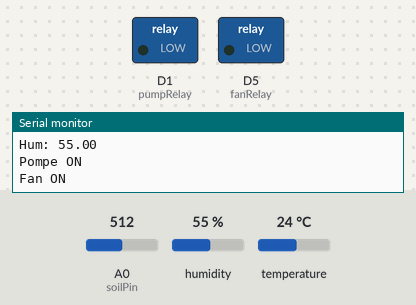
The sketch below on a simulated ESP8266 (NodeMCU). Parts: switched loads named in the sketch (green lamp = pin HIGH), the last lines printed to the serial monitor. Inputs (shaded band) come from the test bench; at power-on: temperature 24 °C, A0 (soilPin) = 512, humidity 55 %.

Above: at 3.2 s.
3.3 s: temperature set to 10.4 °C
6.0 s: temperature set to 9.4 °C
At 7.4 s:
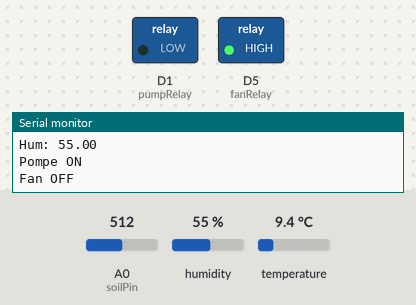
8.7 s: A0 (soilPin) set to 491
At 10.9 s:
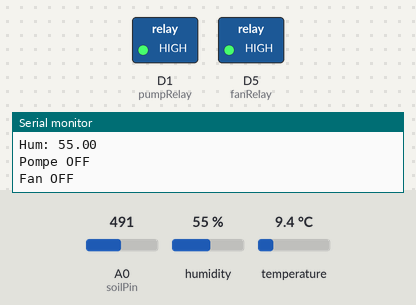
11.5 s: temperature set to 12 °C
At 12.6 s:
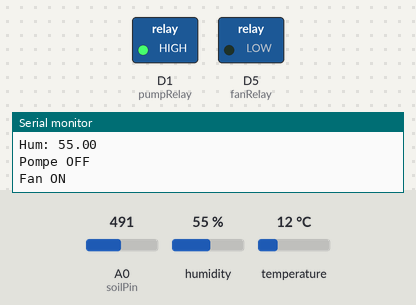
14.2 s: temperature set to 9 °C
At 17.2 s:
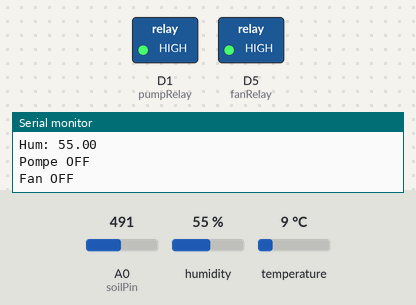
17.5 s: temperature set to 19 °C
At 19.0 s:
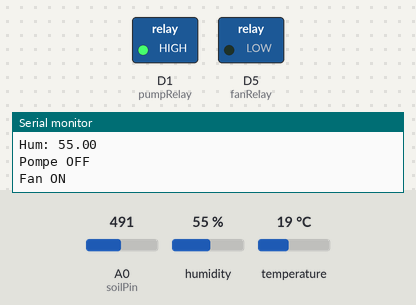
Timing chart, 0 to 20.5 s (numbered marks = the images above; inputs shaded):
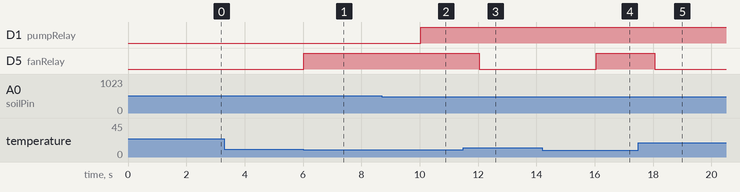

The sketch:

smart_agriculture.ino.ino
```cpp
#include <DHT.h>

#define DHTPIN D2

#define DHTTYPE DHT22

#define soilPin A0
#define pumpRelay D1
#define fanRelay D5

DHT dht(DHTPIN, DHTTYPE);

int soilValue;

void setup() {

  Serial.begin(115200);
  dht.begin();
  delay(2000);

  pinMode(pumpRelay, OUTPUT);
  pinMode(fanRelay, OUTPUT);

  digitalWrite(pumpRelay, HIGH);
  digitalWrite(fanRelay, HIGH);
}

void loop() {

  float temperature = dht.readTemperature();
  float humidity = dht.readHumidity();

  soilValue = analogRead(soilPin);

  Serial.print("Soil: ");
  Serial.println(soilValue);

  if (isnan(temperature) || isnan(humidity)) {
    Serial.println("DHT error");
  } else {

    Serial.print("Temp: ");
    Serial.println(temperature);

    Serial.print("Hum: ");
    Serial.println(humidity);

  }

  // irrigation
  if (soilValue > 500) {
    digitalWrite(pumpRelay, LOW);
    Serial.println("Pompe ON");
  } else {
    digitalWrite(pumpRelay, HIGH);
    Serial.println("Pompe OFF");
  }

  // ventilateur
  if (temperature > 10) {
    digitalWrite(fanRelay, LOW);
    Serial.println("Fan ON");
  } else {
    digitalWrite(fanRelay, HIGH);
    Serial.println("Fan OFF");
  }

  delay(2000);
}
```

Measured:
- the behaviour switches between 10.1 and 10 °C on temperature (found by bisection; images 0 and 1)
- the behaviour switches between 501 and 500 on A0 (soilPin) (found by bisection; images 1 and 2)
- after the input at 6.0 s, D5 (fanRelay): LOW → HIGH at once
- after the input at 8.7 s, D1 (pumpRelay): LOW → HIGH after 1.3 s
- after the input at 11.5 s, D5 (fanRelay): HIGH → LOW after 0.53 s
- after the input at 14.2 s, D5 (fanRelay): LOW → HIGH after 1.8 s
- after the input at 17.5 s, D5 (fanRelay): HIGH → LOW after 0.55 s
